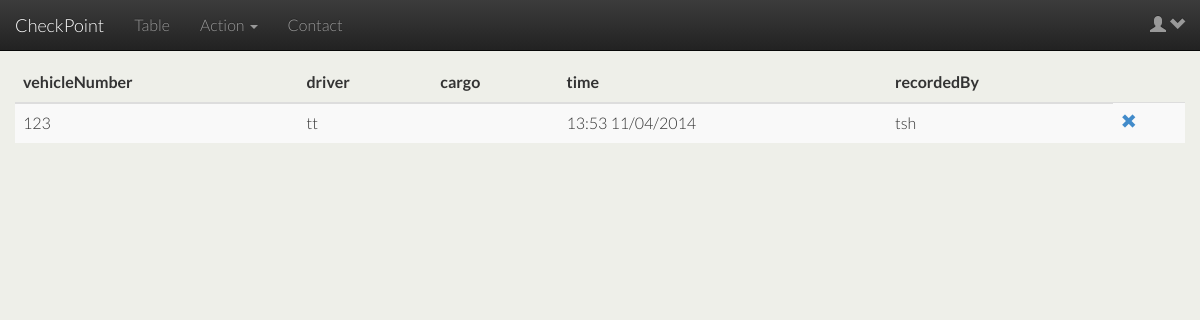
Page /checkpoint/table/ on the earlier database version.
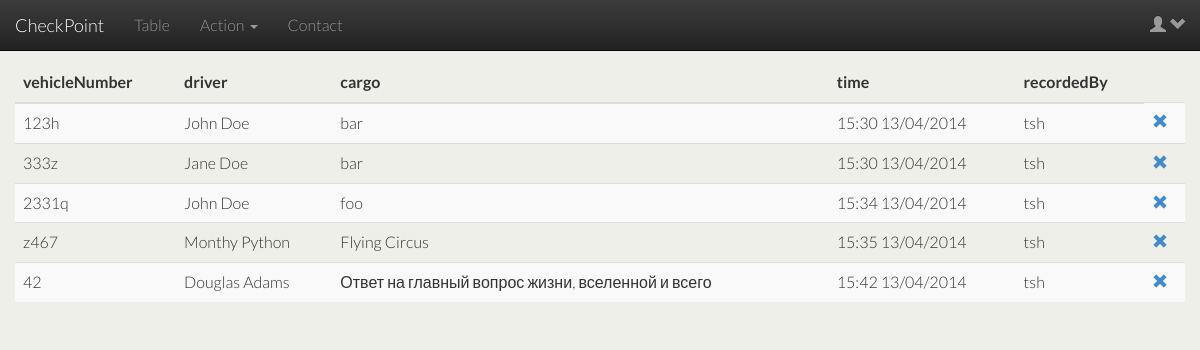
Same page on the later database version.
### Checkpoint/models.py (models this page shows)
class Record(models.Model):
    vehicleNumber = models.CharField(max_length=50, blank=False, unique=True)
    driver = models.CharField(max_length=50, blank=True)
    destination = models.CharField(max_length=50, blank=True)
    cargo = models.CharField(max_length=50, blank=True)
    time = models.DateTimeField(auto_now_add=True)
    recordedBy = models.ForeignKey(User, null=True, blank=True)

### Checkpoint/views.py (the view)
def table(request):
    Records = Record.objects.all()
    return render(request, 'Checkpoint/table.html', {'Records': Records})

### Checkpoint/templates/Checkpoint/table.html (shortened to what this page needs)
{% extends "base.html" %}
{% block content %}
<div class="container">
    <div class="row">
        <h2>List of records:</h2>
        <table class="table table-striped table-hover">
            <thead>
                <tr>
                    <th>vehicleNumber</th>
                    <th>driver</th>
                    <th>cargo</th>
                    <th>time</th>
                    <th>recordedBy</th>
                </tr>
            </thead>
            <tbody>
            {% for record in Records %}
                <tr>
                    <td>{{ record.vehicleNumber }}</td>
                    <td>{{ record.driver }}</td>
                    <td>{{ record.cargo }}</td>
                    <td>{{ record.time| date:'H:i d/m/Y' }}</td>
                    <td>{{ record.recordedBy }}</td>
                    <td><a href="{% url 'recordDelete' record.id %}"><i class="glyphicon glyphicon-remove "></i></a></td>
                </tr>
            {% endfor %}
            </tbody>
        </table>
    </div>
</div>
{% endblock %}

### templates/base.html (shortened to what this page needs)
<!DOCTYPE html>
{% load staticfiles %}
<html>
<head>
    <link rel="stylesheet" type="text/css" href="{% static "css/bootstrap.min.css" %}">
    <link rel="stylesheet" type="text/css" href="{% static "css/bootstrap-theme.min.css" %}">
    <link rel="stylesheet" type="text/css" href="{% static "css/master.css" %}">
</head>
<body>
    {% include "navigation.html" %}
    {% block content %}{% endblock %}
</body>
</html>

### templates/navigation.html (shortened to what this page needs)
<nav class="navbar navbar-inverse navbar-fixed-top" role="navigation">
    <div class="navbar-header">
        <a class="navbar-brand" href="{% url 'Index' %}">CheckPoint</a>
    </div>
    <div class="navbar-collapse collapse">
        <ul class="nav navbar-nav">
            <li><a href="{% url 'table' %}">Table</a></li>
            <li class="dropdown">
                <a href="#" class="dropdown-toggle" data-toggle="dropdown">Action <b class="caret"></b></a>
            </li>
            <li><a href="{% url 'contacts' %}">Contact</a></li>
        </ul>
        <ul class="nav pull-right navbar-nav">
          <li class="dropdown">
              <a href="#" class="dropdown-toggle" data-toggle="dropdown">
                  <i class="glyphicon glyphicon-user"></i>
                  <i class="glyphicon glyphicon-chevron-down"></i>
              </a>
          </li>
        </ul>
    </div>
</nav>

### static/css/master.css (style rules this page uses)
html, body { font-family: 'Lato', sans-serif; font-weight: 300; font-size: 16px; line-height: 1.7; background-color: #eeefe9; }
h1, h2, h3, h4 { font-family: 'Abel', sans-serif; }
b, strong { font-weight: 400; }

Differences in the rows shown:
removed Record: vehicleNumber "123", driver "tt", time "13:53 11/04/2014", recordedBy "tsh"
added Record: vehicleNumber "123h", driver "John Doe", cargo "bar", time "15:30 13/04/2014", recordedBy "tsh"
added Record: vehicleNumber "333z", driver "Jane Doe", cargo "bar", time "15:30 13/04/2014", recordedBy "tsh"
added Record: vehicleNumber "2331q", driver "John Doe", cargo "foo", time "15:34 13/04/2014", recordedBy "tsh"
added Record: vehicleNumber "z467", driver "Monthy Python", cargo "Flying Circus", time "15:35 13/04/2014", recordedBy "tsh"
added Record: vehicleNumber "42", driver "Douglas Adams", cargo "Ответ на главный вопрос жизни, вселенной и всего", time "15:42 13/04/2014", recordedBy "tsh"
